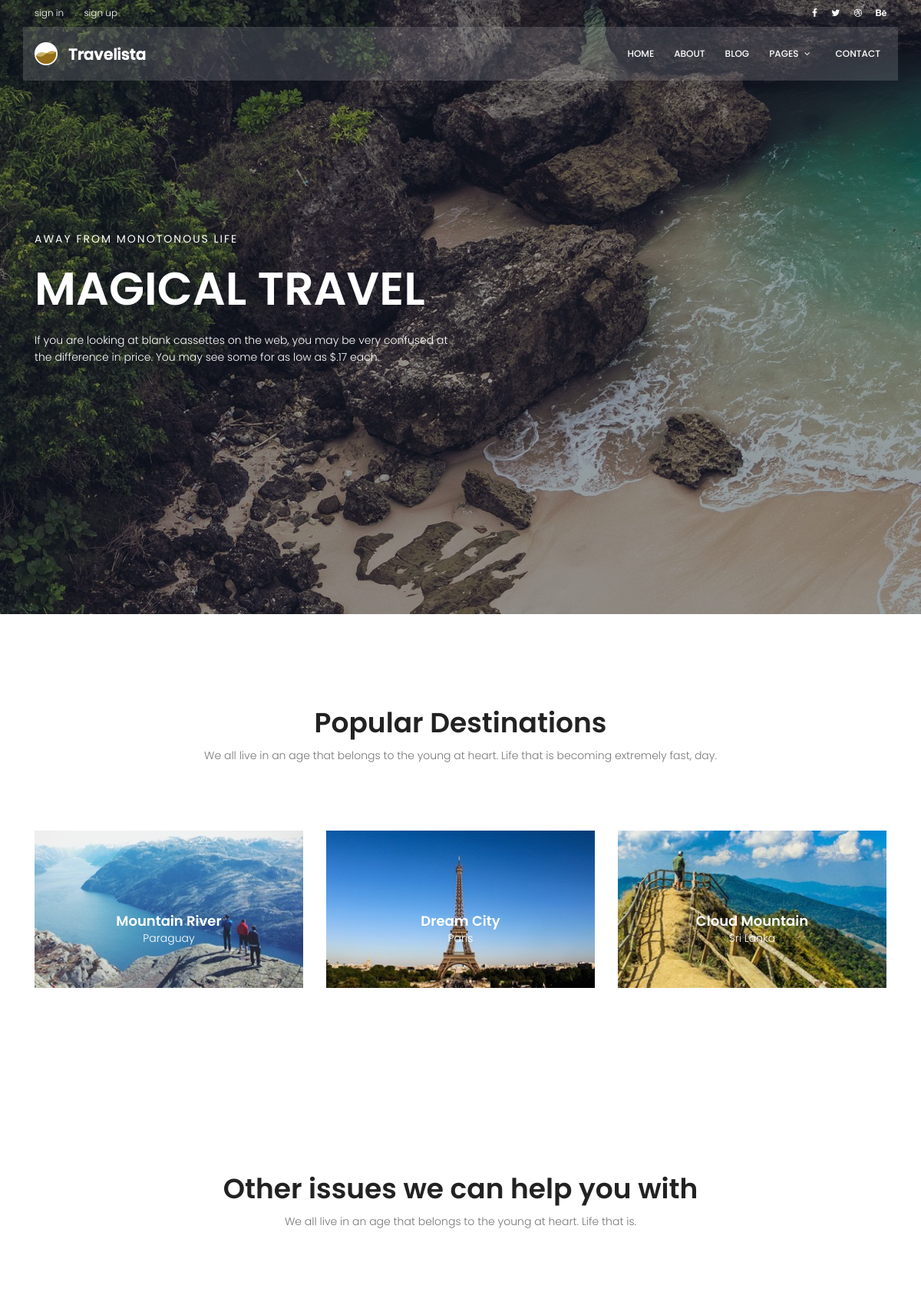
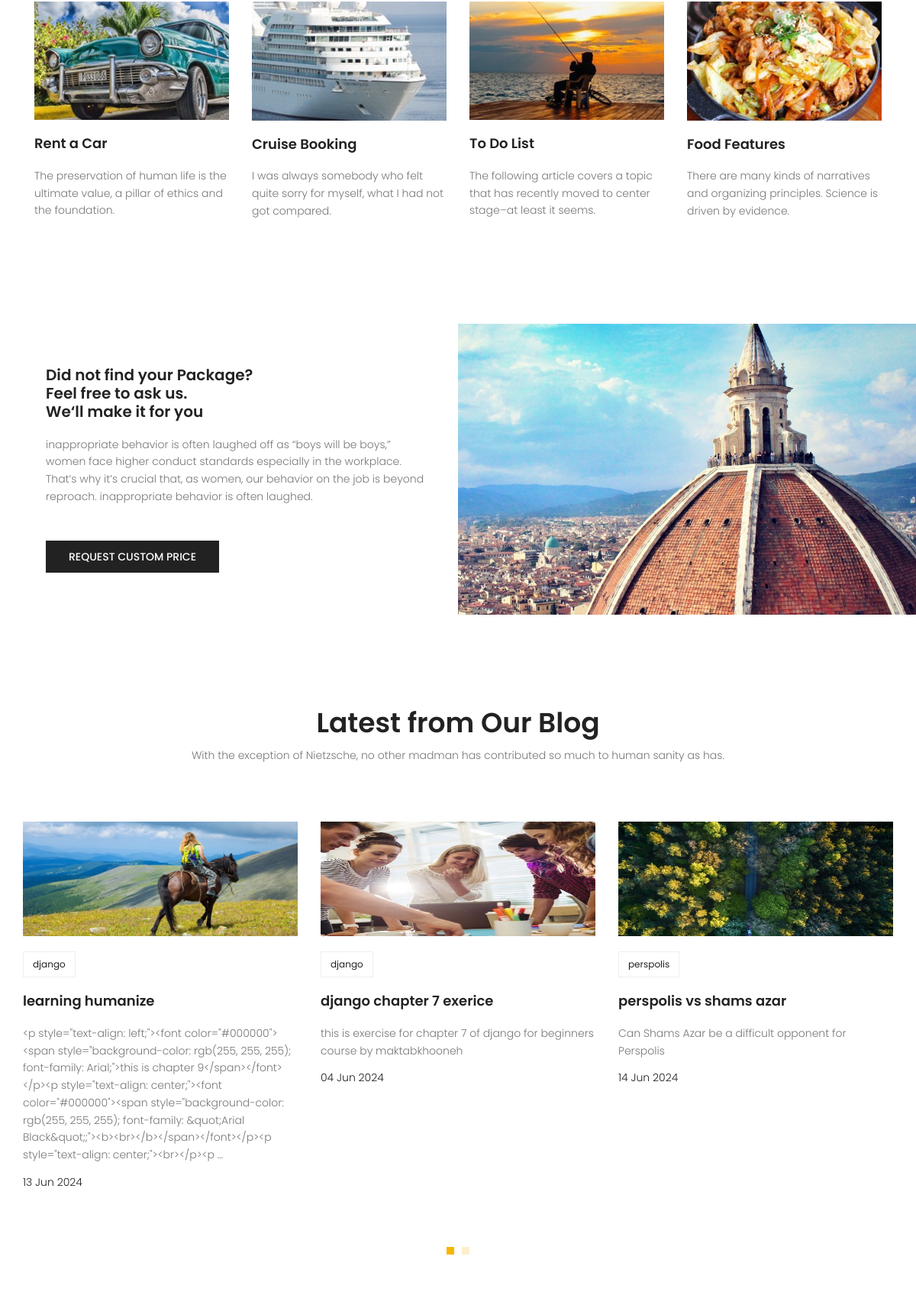
The page / (upper part) on the database its author committed (2 pictures, top to bottom).
### blog/models.py (models this page shows, shortened)
class Post(models.Model):
    image = models.ImageField(upload_to = 'blog/', default='blog/default.jpj')
    author = models.ForeignKey(User, on_delete=models.SET_NULL, null=True)
    title = models.CharField(max_length=255)
    content = models.TextField()
    tags = TaggableManager()
    category = models.ManyToManyField(Category)
    counted_views = models.PositiveIntegerField(default=0)
    status = models.BooleanField(default=False)
    published_date = models.DateTimeField(null=True)
    created_at = models.DateTimeField(auto_now_add=True)
    updated_at = models.DateTimeField(auto_now=True)
    login_require = models.BooleanField(default=False)
    class Meta:
        ordering = ('-created_at',)

class Category(models.Model):
    name = models.CharField(max_length=255)

### website/views.py (the view)
# urls.py: path('', index_view, name='index'),
def index_view(request):
    return render(request, 'website/index.html')

### website/templatetags/website_tags.py (called while the page is built)
@register.inclusion_tag('website/website-latest-posts.html')
def latest_posts():
    posts = Post.objects.filter(published_date__lte=timezone.now(), status=1)
    return {'posts':posts}

### templates/website/index.html (shortened to what this page needs)
{% extends "base.html" %}
{% load static %}
{% load website_tags %}
{% block content %}
<section class="banner-area relative">
  <div class="overlay overlay-bg"></div>
  <div class="container">
    <div class="row fullscreen align-items-center justify-content-between">
      <div class="col-lg-6 col-md-6 banner-left">
        <h6 class="text-white">Away from monotonous life</h6>
        <h1 class="text-white">Magical Travel</h1>
        <p class="text-white">
          If you are looking at blank cassettes on the web, you may be very
          confused at the difference in price. You may see some for as low as
          $.17 each.
        </p>
      </div>
    </div>
  </div>
</section>
<section class="popular-destination-area section-gap">
  <div class="container">
    <div class="row d-flex justify-content-center">
      <div class="menu-content pb-70 col-lg-8">
        <div class="title text-center">
          <h1 class="mb-10">Popular Destinations</h1>
          <p>
            We all live in an age that belongs to the young at heart. Life that
            is becoming extremely fast, day.
          </p>
        </div>
      </div>
    </div>
    <div class="row">
      <div class="col-lg-4">
        <div class="single-destination relative">
          <div class="thumb relative">
            <img class="img-fluid" src="{% static 'img/d1.jpg' %}" alt="" />
          </div>
          <div class="desc">
            <h4>Mountain River</h4>
            <p>Paraguay</p>
          </div>
        </div>
      </div>
      <div class="col-lg-4">
        <div class="single-destination relative">
          <div class="thumb relative">
            <img class="img-fluid" src="{% static 'img/d2.jpg' %}" alt="" />
          </div>
          <div class="desc">
            <h4>Dream City</h4>
            <p>Paris</p>
          </div>
        </div>
      </div>
      <div class="col-lg-4">
        <div class="single-destination relative">
          <div class="thumb relative">
            <img class="img-fluid" src="{% static 'img/d3.jpg' %}" alt="" />
          </div>
          <div class="desc">
            <h4>Cloud Mountain</h4>
            <p>Sri Lanka</p>
          </div>
        </div>
      </div>
    </div>
  </div>
</section>
<section class="other-issue-area section-gap">
  <div class="container">
    <div class="row d-flex justify-content-center">
      <div class="menu-content pb-70 col-lg-9">
        <div class="title text-center">
          <h1 class="mb-10">Other issues we can help you with</h1>
          <p>
            We all live in an age that belongs to the young at heart. Life that
            is.
          </p>
        </div>
      </div>
    </div>
    <div class="row">
      <div class="col-lg-3 col-md-6">
        <div class="single-other-issue">
          <div class="thumb">
            <img class="img-fluid" src="{% static 'img/o1.jpg' %}" alt="" />
          </div>
          <a href="#">
            <h4>Rent a Car</h4>
          </a>
          <p>
            The preservation of human life is the ultimate value, a pillar of
            ethics and the foundation.
          </p>
        </div>
      </div>
      <div class="col-lg-3 col-md-6">
        <div class="single-other-issue">
          <div class="thumb">
            <img class="img-fluid" src="{% static 'img/o2.jpg' %}" alt="" />
          </div>
          <a href="#">
            <h4>Cruise Booking</h4>
          </a>
          <p>
            I was always somebody who felt quite sorry for myself, what I had
            not got compared.
          </p>
        </div>
      </div>
      <div class="col-lg-3 col-md-6">
        <div class="single-other-issue">
          <div class="thumb">
            <img class="img-fluid" src="{% static 'img/o3.jpg' %}" alt="" />
          </div>
          <a href="#">
            <h4>To Do List</h4>
          </a>
          <p>
            The following article covers a topic that has recently moved to
            center stage–at least it seems.
          </p>
        </div>
      </div>
      <div class="col-lg-3 col-md-6">
        <div class="single-other-issue">
          <div class="thumb">
            <img class="img-fluid" src="{% static 'img/o4.jpg' %}" alt="" />
          </div>
          <a href="#">
            <h4>Food Features</h4>
          </a>
          <p>
            There are many kinds of narratives and organizing principles.
            Science is driven by evidence.
          </p>
        </div>
      </div>
    </div>
  </div>
</section>
<section class="home-about-area">
  <div class="container-fluid">
    <div class="row align-items-center justify-content-end">
      <div class="col-lg-6 col-md-12 home-about-left">
        <h1>
          Did not find your Package? <br />
          Feel free to ask us. <br />
          We‘ll make it for you
        </h1>
        <p>
          inappropriate behavior is often laughed off as “boys will be boys,”
          women face higher conduct standards especially in the workplace.
          That’s why it’s crucial that, as women, our behavior on the job is
          beyond reproach. inappropriate behavior is often laughed.
        </p>
        <a href="#" class="primary-btn text-uppercase">request custom price</a>
      </div>
      <div class="col-lg-6 col-md-12 home-about-right no-padding">
        <img class="img-fluid" src="{% static 'img/about-img.jpg' %}" alt="" />
      </div>
    </div>
  </div>
</section>
{% latest_posts %}
{% endblock content %}

### templates/website/website-latest-posts.html
<section class="recent-blog-area section-gap">
    <div class="container">
      <div class="row d-flex justify-content-center">
        <div class="menu-content pb-60 col-lg-9">
          <div class="title text-center">
            <h1 class="mb-10">Latest from Our Blog</h1>
            <p>
              With the exception of Nietzsche, no other madman has contributed so
              much to human sanity as has.
            </p>
          </div>
        </div>
      </div>
      <div class="row">
        <div class="active-recent-blog-carusel">
          {% for post in posts %}
          <div class="single-recent-blog-post item">
            <div class="thumb">
              <img class="img-fluid" src="{{post.image.url}}" alt="" />
            </div>
            <div class="details">
              <div class="tags">
                <ul>
                  {% for cat in post.category.all %}
                    <li>
                      <a href="{% url 'blog:category' cat_name=cat.name %}">{{cat.name}}</a>
                    </li>
                  {% endfor %}
                </ul>
              </div>
              <a href="{% url 'blog:single' pid=post.id %}"><h4 class="title">{{post.title}}</h4></a>
              <p>
                {{post.content|truncatewords:25}}
              </p>
              <h6 class="date">{{post.published_date|date:"d M Y"}}</h6>
            </div>
          </div>
          {% endfor %}
        </div>
      </div>
    </div>
  </section>

### statics/css/main.css (style rules this page uses)
body { color: #777777; font-family: "Poppins", sans-serif; font-size: 14px; font-weight: 300; line-height: 1.625em; position: relative; }
ol, ul { margin: 0; padding: 0; list-style: none; }
a { -webkit-transition: all 0.3s ease 0s; -moz-transition: all 0.3s ease 0s; -o-transition: all 0.3s ease 0s; transition: all 0.3s ease 0s; }
a, a:focus, a:hover { text-decoration: none; outline: 0; }
h1, h2, h3, h4, h5, h6 { font-family: "Poppins", sans-serif; color: #222222; line-height: 1.2em !important; margin-bottom: 0; margin-top: 0; font-weight: 600; }
h1, .h1 { font-size: 36px; }
h4, .h4 { font-size: 18px; }
h6, .h6 { font-size: 14px; color: #222222; }
.mb-10 { margin-bottom: 10px; }
.pb-60 { padding-bottom: 60px; }
.pb-70 { padding-bottom: 70px; }
.text-white { color: #fff; }
.text-center { text-align: center; }
.relative { position: relative; }
.overlay { position: absolute; left: 0; right: 0; top: 0; bottom: 0; }
.no-padding { padding: 0; }
h1 { font-size: 36px; }
h4 { font-size: 18px; }
h6 { font-size: 14px; }
h1, h2, h3, h4, h5, h6 { line-height: 1.5em; }
.section-gap { padding: 120px 0; }
.primary-btn { background: #f8b600; line-height: 42px; padding-left: 30px; padding-right: 30px; border: none; color: #fff; display: inline-block; font-size: 14px; font-weight: 500; position: relative; -webkit-transition: all 0.3s ease 0s; -moz-transition: all 0.3s ease 0s; -o-transition: all 0.3s ease 0s; transition: all 0.3s ease 0s; cursor: pointer; position: relative; }
.banner-area { background: url(../img/hero-bg.jpg) center; background-size: cover; }
.banner-area .overlay-bg { background: rgba(4, 9, 30, 0.4); }
.banner-left h6 { text-transform: uppercase; font-weight: 400; font-size: 14px; letter-spacing: 2px; }
.banner-left h1 { margin: 20px 0; font-size: 60px; text-transform: uppercase; }
.banner-left p { margin: 20px 0px; }
.single-destination { -webkit-transition: all 0.3s ease 0s; -moz-transition: all 0.3s ease 0s; -o-transition: all 0.3s ease 0s; transition: all 0.3s ease 0s; }
.single-destination .thumb { position: relative; }
.single-destination .thumb img { width: 100%; }
.single-destination .desc { text-align: center; position: absolute; width: 100%; left: 50%; top: 50%; transform: translate(-50%, -50%); }
.single-destination .desc h4 { color: #fff; }
.single-destination .desc p { color: #fff; font-size: 14px; font-weight: 300; margin-bottom: 0px; }
.single-other-issue .thumb { overflow: hidden; }
.single-other-issue .thumb img { width: 100%; -webkit-transition: all 0.3s ease 0s; -moz-transition: all 0.3s ease 0s; -o-transition: all 0.3s ease 0s; transition: all 0.3s ease 0s; }
.single-other-issue h4 { margin: 20px 0; -webkit-transition: all 0.3s ease 0s; -moz-transition: all 0.3s ease 0s; -o-transition: all 0.3s ease 0s; transition: all 0.3s ease 0s; }
.home-about-area .home-about-left { padding-left: 20%; }
@media (max-width: 1366px) { .home-about-area .home-about-left { padding-left: 5%; } }
.home-about-area .home-about-left h1 { max-width: 510px; }
@media (max-width: 1366px) { .home-about-area .home-about-left h1 { font-size: 20px; } }
.home-about-area .home-about-left p { max-width: 500px; padding: 20px 0; }
.home-about-area .home-about-left .primary-btn { margin-top: 10px; background: #222; font-size: 14px; }
.home-about-area .home-about-right img { width: 100%; }
.recent-blog-area .single-recent-blog-post .thumb { overflow: hidden; }
.recent-blog-area .single-recent-blog-post .thumb img { -webkit-transition: all 0.3s ease 0s; -moz-transition: all 0.3s ease 0s; -o-transition: all 0.3s ease 0s; transition: all 0.3s ease 0s; max-height: 150px; max-width: 50vw; }
.recent-blog-area .single-recent-blog-post .tags { margin: 20px 0px; }
.recent-blog-area .single-recent-blog-post .tags li { display: inline-block; border: 1px solid #eee; padding: 4px 12px; -webkit-transition: all 0.3s ease 0s; -moz-transition: all 0.3s ease 0s; -o-transition: all 0.3s ease 0s; transition: all 0.3s ease 0s; }
.recent-blog-area .single-recent-blog-post .tags li a { font-weight: 400; font-size: 12px; color: #222; }
.recent-blog-area .single-recent-blog-post .title { -webkit-transition: all 0.3s ease 0s; -moz-transition: all 0.3s ease 0s; -o-transition: all 0.3s ease 0s; transition: all 0.3s ease 0s; margin: 20px 0; }
.recent-blog-area .single-recent-blog-post .date { color: #222; font-weight: 300; }

### rows shown on the page
Post: image (picture), title "learning humanize", content "<p style=\"text-align: left;\"><font color=\"#000000\"><span style=\"background-color: rgb(255, 255, 255); font-family: Arial;\">this is chapter 9</span></font></p><p style=\"text-align: center;\"><font color=\"#000000\"><span style=\"background-color: rgb(255, 255, 255); font-family: &quot;Arial Black&quot;;\"><b><br></b></span></font></p><p style=\"text-align: center;\"><br></p><p …", published_date "13 Jun 2024"
Category: name "django"
Post: image (picture), title "django chapter 7 exerice", content "this is exercise for chapter 7 of django for beginners course by maktabkhooneh", published_date "04 Jun 2024"
Post: image (picture), title "perspolis vs shams azar", content "Can Shams Azar be a difficult opponent for Perspolis", published_date "14 Jun 2024"
Category: name "perspolis"
